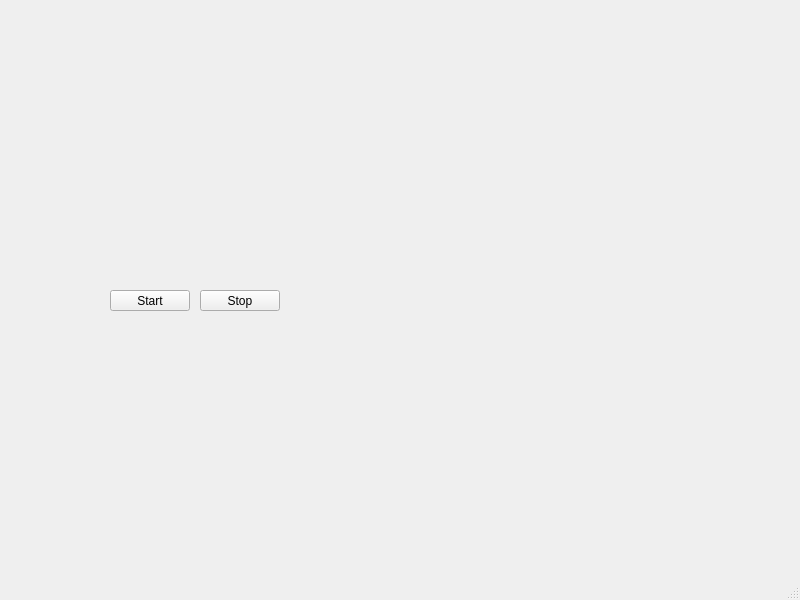
<?xml version="1.0" encoding="UTF-8"?>
<ui version="4.0">
 <class>MainWindow</class>
 <widget class="QMainWindow" name="MainWindow">
  <property name="geometry">
   <rect>
    <x>0</x>
    <y>0</y>
    <width>800</width>
    <height>600</height>
   </rect>
  </property>
  <property name="windowTitle">
   <string>example with GPS widget</string>
  </property>
  <widget class="QWidget" name="centralwidget">
   <widget class="QPushButton" name="pushButton_start">
    <property name="geometry">
     <rect>
      <x>110</x>
      <y>290</y>
      <width>80</width>
      <height>21</height>
     </rect>
    </property>
    <property name="text">
     <string>Start</string>
    </property>
   </widget>
   <widget class="QPushButton" name="pushButton_stop">
    <property name="geometry">
     <rect>
      <x>200</x>
      <y>290</y>
      <width>80</width>
      <height>21</height>
     </rect>
    </property>
    <property name="text">
     <string>Stop</string>
    </property>
   </widget>
   <widget class="QWidget" name="verticalLayoutWidget">
    <property name="geometry">
     <rect>
      <x>110</x>
      <y>20</y>
      <width>401</width>
      <height>251</height>
     </rect>
    </property>
    <layout class="QVBoxLayout" name="verticalLayout"/>
   </widget>
  </widget>
  <widget class="QMenuBar" name="menubar">
   <property name="geometry">
    <rect>
     <x>0</x>
     <y>0</y>
     <width>800</width>
     <height>20</height>
    </rect>
   </property>
  </widget>
  <widget class="QStatusBar" name="statusbar"/>
 </widget>
 <resources/>
 <connections/>
</ui>
